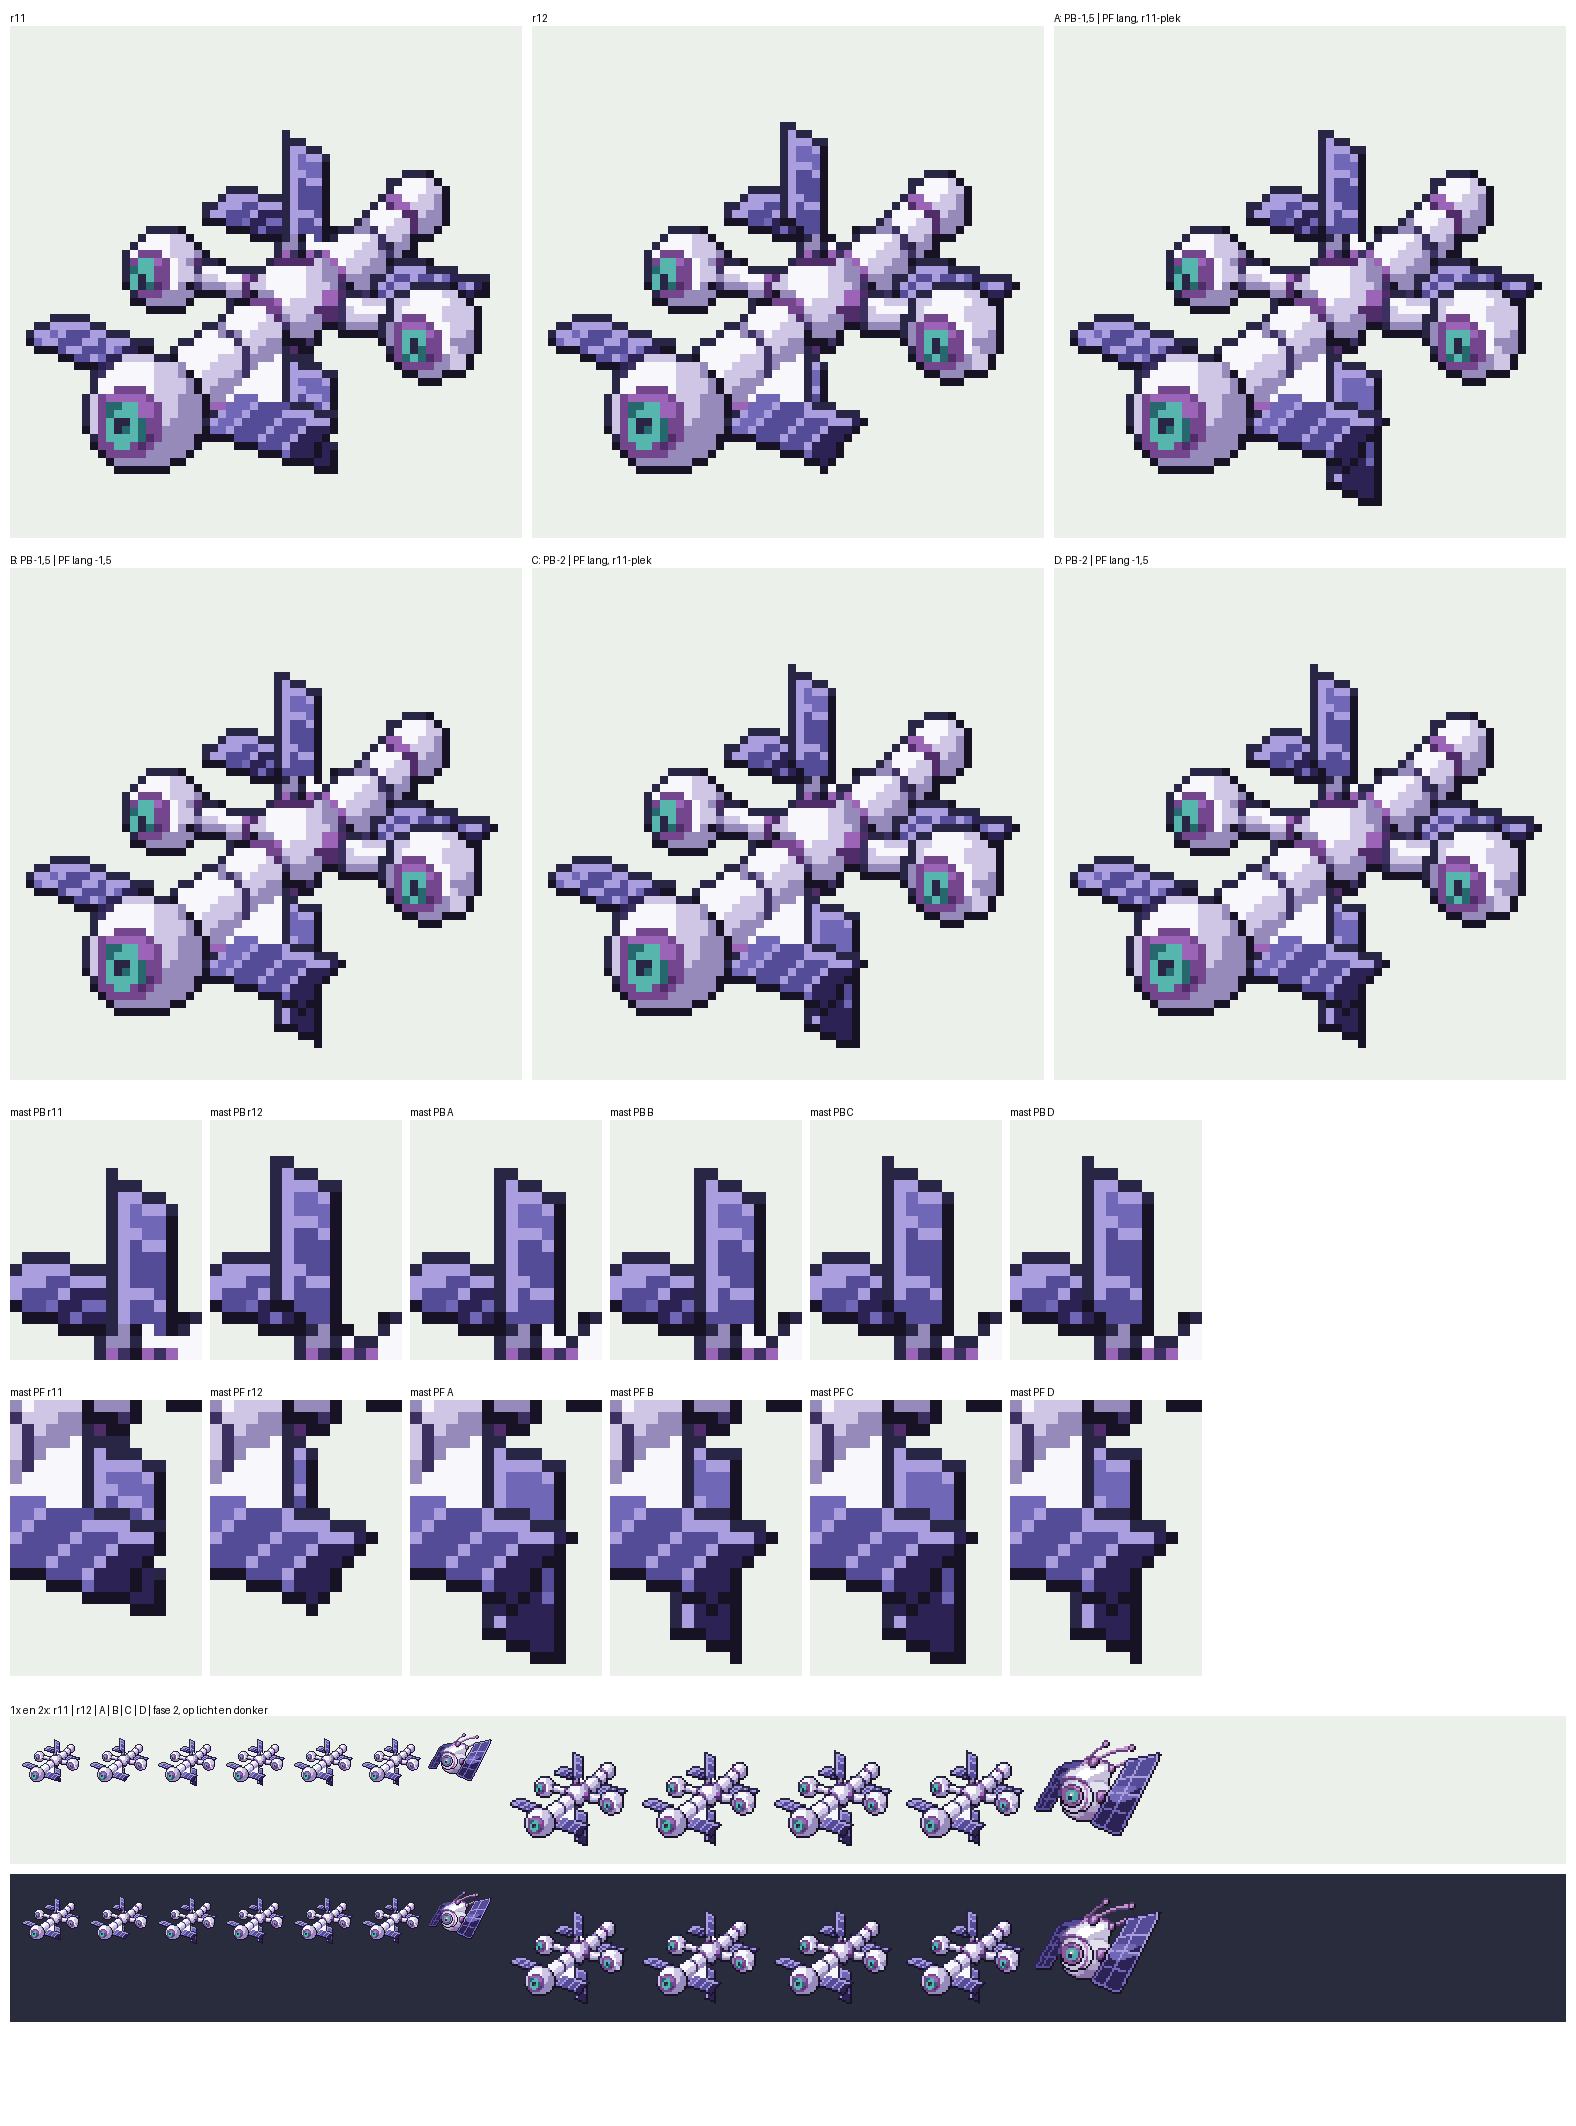

This chart was generated by the following Python code:
# vel r13: r11 | r12 | varianten A-D (8x); close-ups PB en PF per versie (12x); 1x/2x naast fase 2
import os
from PIL import Image, ImageDraw
H=os.path.dirname(os.path.abspath(__file__)); R=os.path.normpath(os.path.join(H,'..','..'))
def rgba(p): return Image.open(p).convert('RGBA').crop((0,0,64,64))
V=[('r11',rgba(os.path.join(H,'..','r11','sprite.png'))),('r12',rgba(os.path.join(H,'..','r12','sprite.png')))]
for n,t in (('A_pb15_pflang','A: PB -1,5 | PF lang, r11-plek'),('B_pb15_pflang15','B: PB -1,5 | PF lang -1,5'),
            ('C_pb20_pflang','C: PB -2 | PF lang, r11-plek'),('D_pb20_pflang15','D: PB -2 | PF lang -1,5')):
    V.append((t,rgba(os.path.join(H,n,'sprite.png'))))
f2=rgba(os.path.join(R,'..','satelliet_fase2','af','satelliet.png'))
BG=(235,240,235,255); DK=(40,44,60,255)
def on(im,bg,z):
    c=Image.new('RGBA',im.size,bg); c.alpha_composite(im); return c.convert('RGB').resize((im.width*z,im.height*z),Image.NEAREST)
T=512; W=3*(T+10)+10; Z=12
PB=(26,9,42,29); PF=(28,38,44,61)
Hh=2*(T+30)+30+2*(24*Z+40)+2*(64*2+30)+40
P=Image.new('RGB',(W,Hh),(255,255,255)); d=ImageDraw.Draw(P)
y=26
for i,(t,im) in enumerate(V):
    x=10+(i%3)*(T+10); yy=y+(i//3)*(T+30); P.paste(on(im,BG,8),(x,yy)); d.text((x,yy-14),t,fill=(0,0,0))
y+=2*(T+30)+10
for naam,bx in (('mast PB',PB),('mast PF',PF)):
    x=10
    for t,im in V:
        c=on(im.crop(bx),BG,Z); P.paste(c,(x,y)); d.text((x,y-14),naam+' '+t.split(':')[0],fill=(0,0,0)); x+=c.width+8
    y+=(bx[3]-bx[1])*Z+40
d.text((10,y-12),'1x en 2x: r11 | r12 | A | B | C | D | fase 2, op licht en donker',fill=(0,0,0))
for k,bg in enumerate((BG,DK)):
    yy=y+k*(64*2+30); P.paste(Image.new('RGB',(W-20,64*2+20),bg[:3]),(10,yy)); x=20
    for _,im in V+[('f2',f2)]:
        c=Image.new('RGBA',(64,64),bg); c.alpha_composite(im); P.paste(c.convert('RGB'),(x,yy+10)); x+=68
    x+=10
    for _,im in V[2:]+[('f2',f2)]:
        P.paste(on(im,bg,2),(x,yy+10)); x+=132
P.save(os.path.join(H,'vel.png'))
